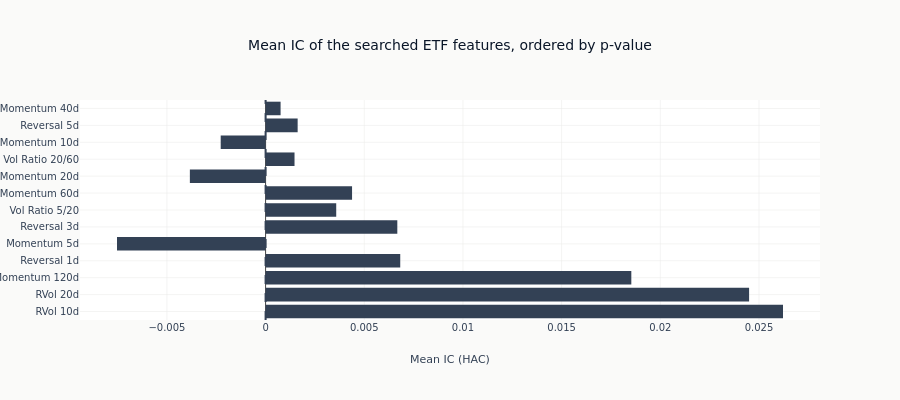

The notebook cell saved with this chart:
### Code cell
# IC by feature, colored by BH-FDR significance
sort_idx = np.argsort(etf_p)
sorted_names = [etf_test_results[i]["feature"] for i in sort_idx]
sorted_ics = [etf_test_results[i]["ic"] for i in sort_idx]
sorted_bh = [bool(etf_bh["rejected"][i]) for i in sort_idx]
colors_etf = [COLORS["amber"] if b else COLORS["neutral"] for b in sorted_bh]

fig = go.Figure(
    go.Bar(
        y=sorted_names,
        x=sorted_ics,
        orientation="h",
        marker_color=colors_etf,
    )
)
fig.add_vline(x=0, line_dash="dash", line_color=COLORS["neutral"])
fig.update_layout(
    title="Mean IC of the searched ETF features, ordered by p-value",
    xaxis_title="Mean IC (HAC)",
    height=400,
)
show_plotly_with_alt(
    fig,
    alt=(
        "A horizontal bar chart of the mean HAC IC of each searched ETF feature, ordered "
        "so the least significant sits at the top and the most significant at the bottom. "
        "The bars are all the same neutral colour, because none of them was declared a "
        "discovery. Magnitudes run from about minus 0.008 for a five-day momentum feature "
        "to about plus 0.026 for a ten-day realized-volatility feature, and both signs "
        "appear among the smallest bars at the top. A dashed line marks zero."
    ),
)

### Figure 1 — Plotly figure (JSON) as saved in the notebook; plotly's stock layout.template omitted (floating-point values rounded to 4 significant figures)
{"data": [{"marker": {"color": ["#334155", "#334155", "#334155", "#334155", "#334155", "#334155", "#334155", "#334155", "#334155", "#334155", "#334155", "#334155", "#334155"]}, "orientation": "h", "type": "bar", "x": [0.02622, 0.0245, 0.01853, 0.006823, -0.007529, 0.006675, 0.003579, 0.004382, -0.003837, 0.001466, -0.002274, 0.001624, 0.00076], "y": ["RVol 10d", "RVol 20d", "Momentum 120d", "Reversal 1d", "Momentum 5d", "Reversal 3d", "Vol Ratio 5/20", "Momentum 60d", "Momentum 20d", "Vol Ratio 20/60", "Momentum 10d", "Reversal 5d", "Momentum 40d"]}], "layout": {"height": 400, "shapes": [{"line": {"color": "#334155", "dash": "dash"}, "type": "line", "x0": 0, "x1": 0, "xref": "x", "y0": 0, "y1": 1, "yref": "y domain"}], "title": {"text": "Mean IC of the searched ETF features, ordered by p-value"}, "xaxis": {"title": {"text": "Mean IC (HAC)"}}}}
